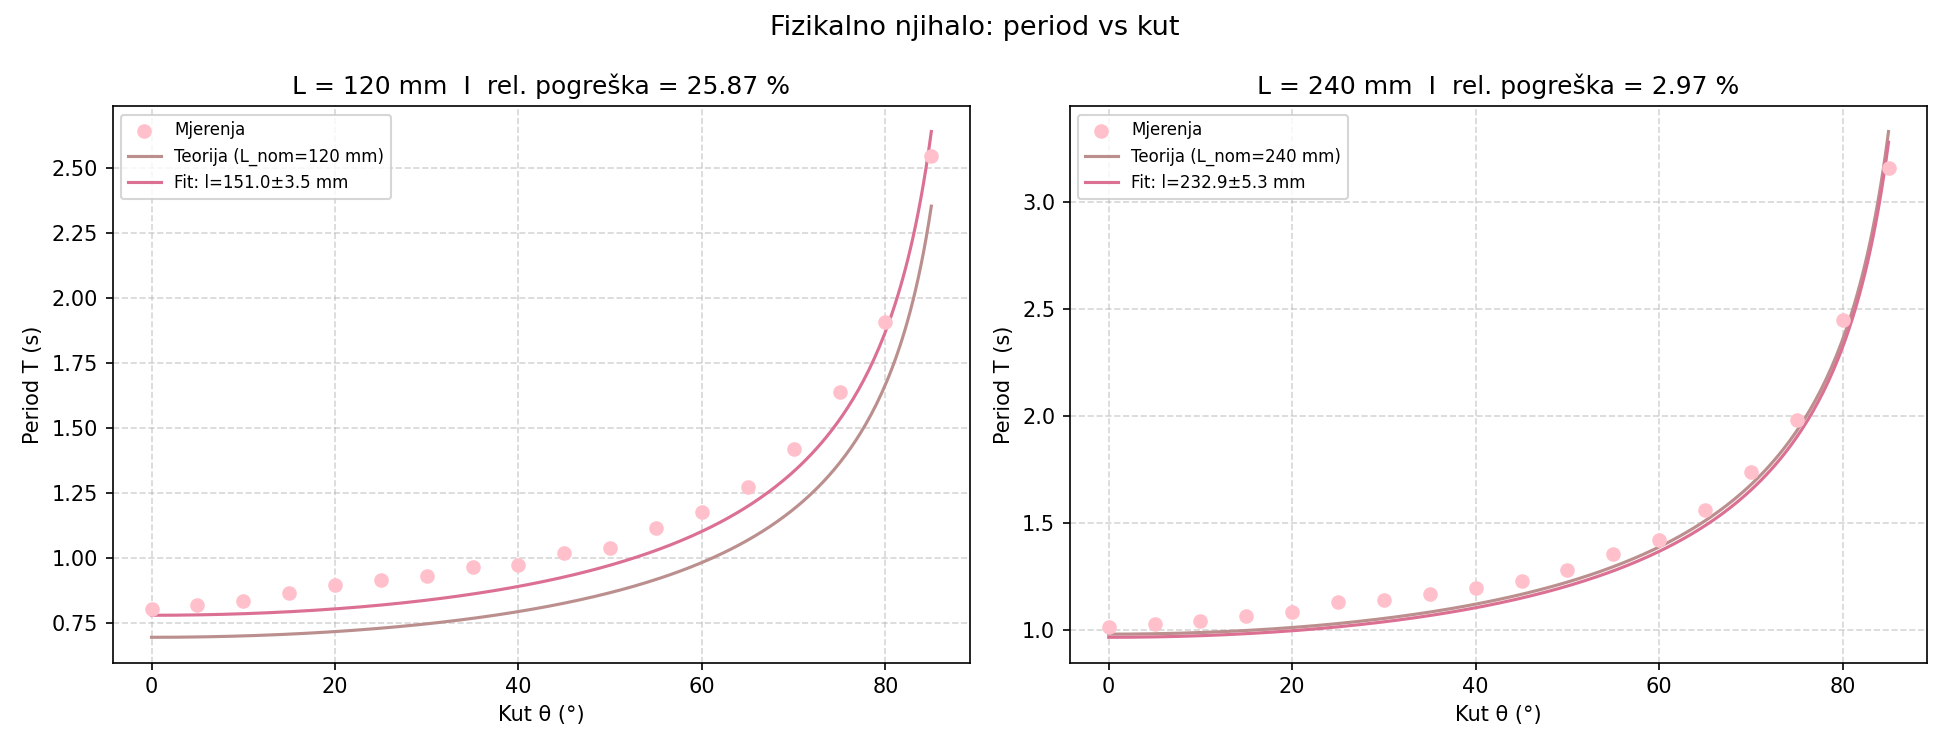

Write the Python code that produced this figure.
import numpy as np
import matplotlib.pyplot as plt

#tablica
kut_deg = np.array([0, 5, 10, 15, 20, 25, 30, 35, 40, 45, 50, 55, 60, 65, 70, 75, 80, 85])
kut_rad = np.radians(kut_deg)

T_120 = np.array([0.8020, 0.8187, 0.8327, 0.8660, 0.8980, 0.9153, 0.9293, 0.9653,
                  0.9747, 1.0200, 1.0373, 1.1160, 1.1780, 1.2733, 1.4180, 1.6373,
                  1.9100, 2.5460])

T_240 = np.array([1.0140, 1.0320, 1.0433, 1.0673, 1.0840, 1.1320, 1.1440, 1.1720,
                  1.1980, 1.2293, 1.2813, 1.3573, 1.4200, 1.5600, 1.7413, 1.9840,
                  2.4473, 3.1573])


g = 9.81  # m/s²

#nominalne duljine
L_120_nom = 0.120  # m
L_240_nom = 0.240  # m


#linearizacija: T² = (4π²·l/g) · (1/cosθ)
# y = k · x; x = 1/cosθ,  y = T²
#fit kroz ishodište: k = sum(x·y) / sum(x²)
#iz k dobivamo: l = k·g / (4π²)

x = 1 / np.cos(kut_rad)  # zajednička x-os za oba skupa

def fit_kroz_ishodiste(x, y):
    k = np.sum(x * y) / np.sum(x**2)
    # Pogreška nagiba
    reziduali = y - k * x
    sigma2 = np.sum(reziduali**2) / (len(x) - 1)
    dk = np.sqrt(sigma2 / np.sum(x**2))
    return k, dk

k_120, dk_120 = fit_kroz_ishodiste(x, T_120**2)
k_240, dk_240 = fit_kroz_ishodiste(x, T_240**2)

l_fit_120 = k_120 * g / (4 * np.pi**2)
dl_fit_120 = dk_120 * g / (4 * np.pi**2)

l_fit_240 = k_240 * g / (4 * np.pi**2)
dl_fit_240 = dk_240 * g / (4 * np.pi**2)

#rel pogreska duljine njihala
rel_pogr_120 = abs(l_fit_120 - L_120_nom) / L_120_nom * 100
rel_pogr_240 = abs(l_fit_240 - L_240_nom) / L_240_nom * 100


print(f"L = 120 mm:")
print(f"Izmjerena duljina l = {l_fit_120*1000:.2f} ± {dl_fit_120*1000:.2f} mm")
print(f"Relativna pogreška  = {rel_pogr_120:.2f} %")
print(f"L = 240 mm:")
print(f"Izmjerena duljina l = {l_fit_240*1000:.2f} ± {dl_fit_240*1000:.2f} mm")
print(f"Relativna pogreška  = {rel_pogr_240:.2f} %")



def period(theta, l):
    return 2 * np.pi * np.sqrt(l / (g * np.cos(theta)))

theta_plot = np.linspace(0, np.radians(85), 300)

fig, axes = plt.subplots(1, 2, figsize=(13, 5), sharey=False)
fig.suptitle('Fizikalno njihalo: period vs kut', fontsize=13)

for ax, T_mjer, L_nom, l_fit, dl_fit, rel_pogr, naziv in [
    (axes[0], T_120, L_120_nom, l_fit_120, dl_fit_120, rel_pogr_120, 'L = 120 mm'),
    (axes[1], T_240, L_240_nom, l_fit_240, dl_fit_240, rel_pogr_240, 'L = 240 mm'),
]:
    ax.scatter(kut_deg, T_mjer, color='pink', zorder=5, label='Mjerenja')
    ax.plot(np.degrees(theta_plot), period(theta_plot, L_nom), 'rosybrown', label=f'Teorija (L_nom={L_nom*1000:.0f} mm)')
    ax.plot(np.degrees(theta_plot), period(theta_plot, l_fit), 'palevioletred', label=f'Fit: l={l_fit*1000:.1f}±{dl_fit*1000:.1f} mm')
    ax.set_xlabel('Kut θ (°)')
    ax.set_ylabel('Period T (s)')
    ax.set_title(f'{naziv}  I  rel. pogreška = {rel_pogr:.2f} %')
    ax.legend(fontsize=8)
    ax.grid(True, linestyle='--', alpha=0.5)

plt.tight_layout()
plt.savefig('2.png', dpi=150)
plt.show()
